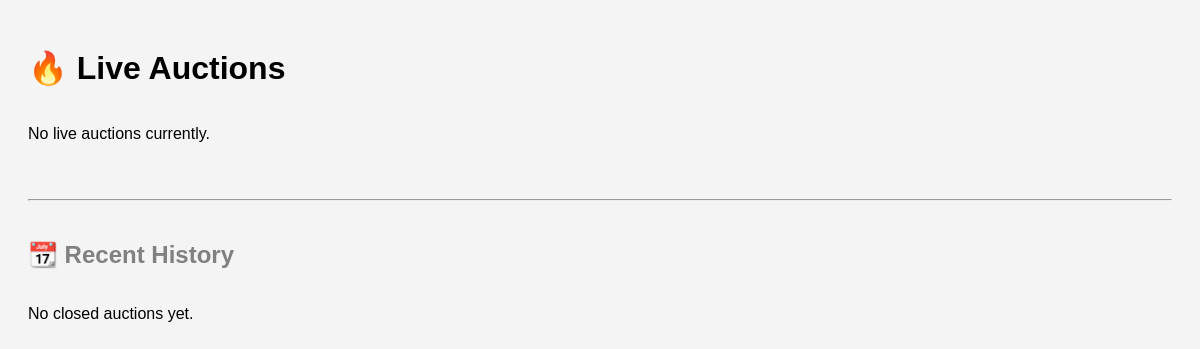
Page /auction/ on the earlier database version.
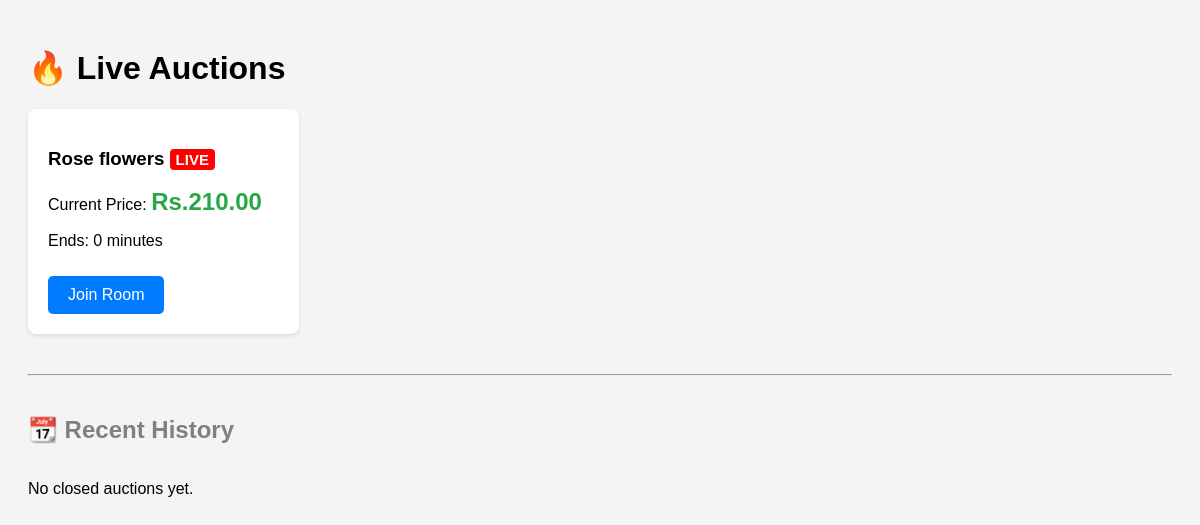
Same page on the later database version.
### auction/models.py (models this page shows, shortened)
class Auction(models.Model):
    title = models.CharField(max_length=200)
    description = models.TextField(blank=True, null=True)
    current_price = models.DecimalField(max_digits=10, decimal_places=2, default=0.00)
    min_increment = models.DecimalField(max_digits=10, decimal_places=2, default=1.00)
    version = models.IntegerField(default=0)
    end_time = models.DateTimeField()
    status = models.CharField(
        max_length=20,
        choices = [('active', 'Active'), ('ended', 'Ended'), ('cancelled', 'Cancelled')],
        default='active'
    )
    version = models.IntegerField(default=0)
    highest_bidder = models.ForeignKey(
        settings.AUTH_USER_MODEL,
        on_delete=models.SET_NULL,
        null=True,
        blank=True,
        related_name='Winning_auctions'
    )
    created_at = models.DateTimeField(auto_now_add=True)
    updated_at = models.DateTimeField(auto_now=True)
    class Meta:
        indexes = [
            models.Index(fields=['status', 'end_time']),
            models.Index(fields=['created_at']),
        ]

### auction/views.py (the view)
# urls.py: path('', views.index, name='index'),
def index(request):
    active_auctions = Auction.objects.filter(status='active').order_by('end_time')
    closed_auctions = Auction.objects.filter(status='closed').order_by('-end_time')[:5]
    return render(request, 'auction/index.html',{
        'active_auctions': active_auctions,
        'closed_auctions': closed_auctions
    })

### auction/templates/auction/index.html (shortened to what this page needs)
<!DOCTYPE html>
<html>
<head>
</head>
<body>
    <h1>🔥 Live Auctions</h1>
    <div class="grid">
        {% for auction in active_auctions %}
            <div class="card">
                <h3>{{ auction.title }} <span class="badge">LIVE</span></h3>
                <P>Current Price: <span id="price-{{ item.id }}" class="price">Rs.{{ auction.current_price }} </span></P>
                <p>Ends: {{auction.end_time|timeuntil }}</p>
                <a href="{% url 'room' auction.id %}" class="btn">Join Room</a>
            </div>
        {% empty %}
            <p>No live auctions currently.</p>
        {% endfor %}
    </div>
    <hr style="margin: 40px 0;">
    <h2 style="color: gray;">📆 Recent History</h2>
    <div class="grid">
        {% for auction in closed_auctions %}
            <div class="card" style="opacity:0.7;">
                <h3>{{ auction.title }} (closed)</h3>
                <p>Sold for: Rs.{{ auction.current_price }}</p>
                <p>Winner: {{ auction.highest_bidder.username|default:"No One" }}</p>
                <a href="{% url 'room' item.id %}" class="btn" style="background: gray;">View Results</a>
            </div>
        {% empty %}
            <p>No closed auctions yet.</p>
        {% endfor %}
    </div>
</body>
</html>

Differences in the rows shown:
added Auction: title "Rose flowers", current_price "210.00", end_time "0 minutes"
Other differences:
text no longer shown: "No live auctions currently."
